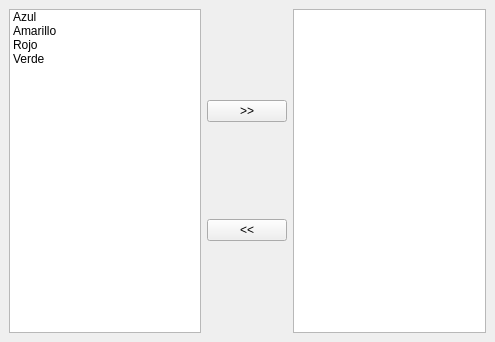
<?xml version="1.0" encoding="UTF-8"?>
<ui version="4.0">
 <class>MainWindow</class>
 <widget class="QMainWindow" name="MainWindow">
  <property name="geometry">
   <rect>
    <x>0</x>
    <y>0</y>
    <width>495</width>
    <height>342</height>
   </rect>
  </property>
  <property name="windowTitle">
   <string>MainWindow</string>
  </property>
  <widget class="QWidget" name="centralwidget">
   <layout class="QHBoxLayout" name="horizontalLayout">
    <item>
     <widget class="QListWidget" name="listaI">
      <item>
       <property name="text">
        <string>Azul</string>
       </property>
      </item>
      <item>
       <property name="text">
        <string>Amarillo</string>
       </property>
      </item>
      <item>
       <property name="text">
        <string>Rojo</string>
       </property>
      </item>
      <item>
       <property name="text">
        <string>Verde</string>
       </property>
      </item>
     </widget>
    </item>
    <item>
     <layout class="QVBoxLayout" name="verticalLayout">
      <item>
       <widget class="QPushButton" name="btn_DaI">
        <property name="text">
         <string>&gt;&gt;</string>
        </property>
       </widget>
      </item>
      <item>
       <widget class="QPushButton" name="btn_IaD">
        <property name="text">
         <string>&lt;&lt;</string>
        </property>
       </widget>
      </item>
     </layout>
    </item>
    <item>
     <widget class="QListWidget" name="listaD"/>
    </item>
   </layout>
  </widget>
 </widget>
 <resources/>
 <connections/>
</ui>
